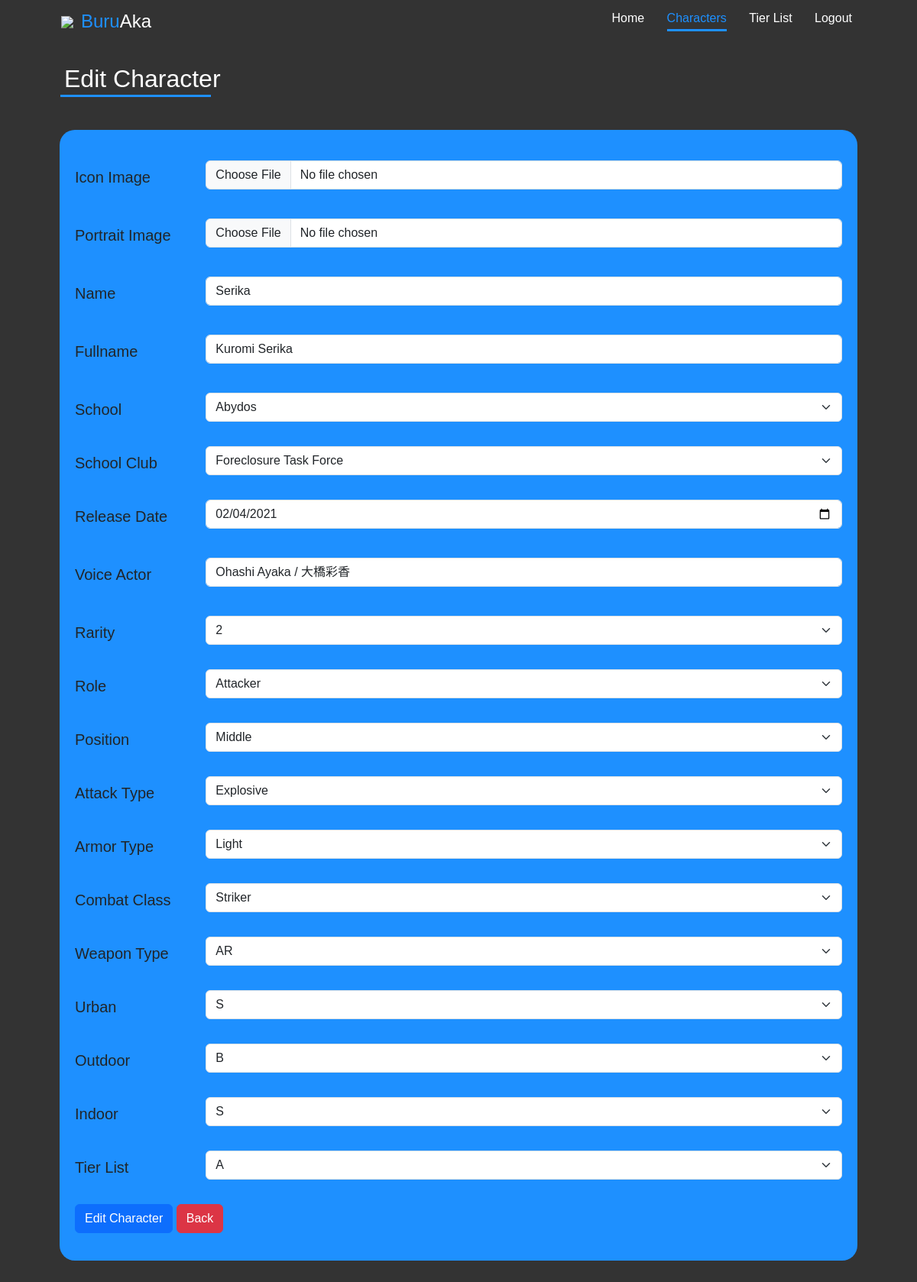
/edit_chara.php?id=3 (signed in), run on the app's committed database.
### tables this page shows
CREATE TABLE `chara` (
  `id` int(10) NOT NULL,
  `fotoicon` varchar(255) NOT NULL,
  `fotoportrait` varchar(255) NOT NULL,
  `nama` varchar(255) NOT NULL,
  `fullname` varchar(255) NOT NULL,
  `school` varchar(255) NOT NULL,
  `schoolclub` varchar(255) NOT NULL,
  `releasedate` date NOT NULL,
  `va` varchar(255) NOT NULL,
  `rarity` varchar(255) NOT NULL,
  `role` varchar(255) NOT NULL,
  `position` varchar(255) NOT NULL,
  `atktype` varchar(255) NOT NULL,
  `armortype` varchar(255) NOT NULL,
  `combatclass` varchar(255) NOT NULL,
  `weapontype` varchar(255) NOT NULL,
  `urban` varchar(255) NOT NULL,
  `outdoor` varchar(255) NOT NULL,
  `indoor` varchar(255) NOT NULL,
  `tierlist` varchar(255) NOT NULL
);

### edit_chara.php (the view, shortened to what the rows shown need)
<?php
    require "function.php";
    $id = $_GET['id'];
    $sql = mysqli_query($conn, "SELECT * FROM chara WHERE id = $id");
    $data = mysqli_fetch_array($sql);
    $school_options = array("Abydos", "Arius", "Gehenna", "Hyakkiyako", "Milenium", "Red Winter", "Shanhaijing", "SRT", "Trinity", "Valkyrie");
    $school_club_options = array("Foreclosure Task Force", "Pandemonium Society", "Prefect Team", "Problem Solver 68", "Gourmet Research Society", "School Lunch Club", "Emergency Medicine Club");
    $rarity_options = array("1", "2", "3");
    $role_options = array("Attacker", "Healer", "Support", "Tactical Support", "Tank");
    $position_options = array("Back", "Front", "Middle");
    $attack_type_options = array("Explosive", "Mystic", "Penetration");
    $armor_type_options = array("Light", "Heavy", "Special");
    $combat_class_options = array("Special", "Striker");
    $weapon_type_options = array("AR", "FT", "GL", "HG", "MG", "MT", "RG", "RL", "SG", "SMG", "SR");
    $urban_options = array("B", "A", "S");
    $outdoor_options = array("B", "A", "S");
    $indoor_options = array("B", "A", "S");
    $tier_list_options = array("S+", "S", "A", "B", "C", "D");
?>
<!DOCTYPE html>
<html lang="en">
<head>
    <link href="https://cdn.jsdelivr.net/npm/bootstrap@5.3.0-alpha3/dist/css/bootstrap.min.css" rel="stylesheet">
    <link rel="stylesheet" href="style.css">
</head>
<body>
    <div class="addchara">
        <h2>Edit Character</h2>
        <br><br>
        <div class="container">
            <form method="POST" action="" enctype="multipart/form-data">
                <div class="mb-3 pt-3 row">
                    <div class="col-sm-10">
                        <input type="text" class="form-control" id="Name" name="name" value="<?php echo $data["nama"]; ?>" required>
                    </div>
                </div>
                <div class="mb-3 pt-3 row">
                    <div class="col-sm-10">
                        <input type="text" class="form-control" id="Fullname" name="fullname" value="<?php echo $data["fullname"]; ?>" required>
                    </div>
                </div>
                <div class="mb-3 pt-3 row">
                    <div class="col-sm-10">
                        <select class="form-select form-select-md mb-3" aria-label=".form-select-lg example" name="school" required>
                            <?php
                                foreach($school_options as $sopti){
                                    if($data['school'] == $sopti){
                                        echo "<option selected value='$sopti'>$sopti</option>";
                                    }
                                    else{
                                        echo "<option value='$sopti'>$sopti</option>";
                                    }
                                }
                            ?>
                        </select>
                    </div>
                </div>
                <div class="mb-3 row">
                    <div class="col-sm-10">
                        <select class="form-select form-select-md mb-3" aria-label=".form-select-lg example" name="schoolclub" required>
                            <?php
                                foreach($school_club_options as $scopti){
                                    if($data['schoolclub'] == $scopti){
                                        echo "<option selected value='$scopti'>$scopti</option>";
                                    }
                                    else{
                                        echo "<option value='$scopti'>$scopti</option>";
                                    }
                                }
                            ?>
                        </select>
                    </div>
                </div>
                <div class="mb-3 row">
                    <div class="col-sm-10">
                        <input type="date" class="form-control" id="Releasedate" name="releasedate" value="<?php echo $data["releasedate"]; ?>" required>
                    </div>
                </div>
                <div class="mb-3 pt-3 row">
                    <div class="col-sm-10">
                        <input type="text" class="form-control" id="Va" name="va" value="<?php echo $data["va"]; ?>" required>
                    </div>
                </div>
                <div class="mb-3 pt-3 row">
                    <div class="col-sm-10">
                        <select class="form-select form-select-md mb-3" aria-label=".form-select-lg example" name="rarity" required>
                            <?php
                                foreach($rarity_options as $ropti){
                                    if($data['rarity'] == $ropti){
                                        echo "<option selected value='$ropti'>$ropti</option>";
                                    }
                                    else{
                                        echo "<option value='$ropti'>$ropti</option>";
                                    }
                                }
                            ?>
                        </select>
                    </div>
                </div>
                <div class="mb-3 row">
                    <div class="col-sm-10">
                        <select class="form-select form-select-md mb-3" aria-label=".form-select-lg example" name="role" required>
                            <?php
                                foreach($role_options as $roopti){
                                    if($data['role'] == $roopti){
                                        echo "<option selected value='$roopti'>$roopti</option>";
                                    }
                                    else{
                                        echo "<option value='$roopti'>$roopti</option>";
                                    }
                                }
                            ?>
                        </select>
                    </div>
                </div>
                <div class="mb-3 row">
                    <div class="col-sm-10">
                        <select class="form-select form-select-md mb-3" aria-label=".form-select-lg example" name="position" required>
                            <?php
                                foreach($position_options as $popti){
                                    if($data['position'] == $popti){
                                        echo "<option selected value='$popti'>$popti</option>";
                                    }
                                    else{
                                        echo "<option value='$popti'>$popti</option>";
                                    }
                                }
                            ?>
                        </select>
                    </div>
                </div>
                <div class="mb-3 row">
                    <div class="col-sm-10">
                        <select class="form-select form-select-md mb-3" aria-label=".form-select-lg example" name="atktype" required>
                            <?php
                                foreach($attack_type_options as $atopti){
                                    if($data['atktype'] == $atopti){
                                        echo "<option selected value='$atopti'>$atopti</option>";
                                    }
                                    else{
                                        echo "<option value='$atopti'>$atopti</option>";
                                    }
                                }
                            ?>
                        </select>
                    </div>
                </div>
                <div class="mb-3 row">
                    <div class="col-sm-10">
                        <select class="form-select form-select-md mb-3" aria-label=".form-select-lg example" name="armortype" required>
                            <?php
                                foreach($armor_type_options as $atyopti){
                                    if($data['armortype'] == $atyopti){
                                        echo "<option selected value='$atyopti'>$atyopti</option>";
                                    }
                                    else{
                                        echo "<option value='$scopti'>$atyopti</option>";
                                    }
                                }
                            ?>
                        </select>
                    </div>
                </div>
                <div class="mb-3 row">
                    <div class="col-sm-10">
                        <select class="form-select form-select-md mb-3" aria-label=".form-select-lg example" name="combatclass" required>
                            <?php
                                foreach($combat_class_options as $ccopti){
                                    if($data['combatclass'] == $ccopti){
                                        echo "<option selected value='$ccopti'>$ccopti</option>";
                                    }
                                    else{
                                        echo "<option value='$ccopti'>$ccopti</option>";
                                    }
                                }
                            ?>
                        </select>
                    </div>
                </div>
                <div class="mb-3 row">
                    <div class="col-sm-10">
                        <select class="form-select form-select-md mb-3" aria-label=".form-select-lg example" name="weapontype" required>
                            <?php
                                foreach($weapon_type_options as $wtopti){
                                    if($data['weapontype'] == $wtopti){
                                        echo "<option selected value='$wtopti'>$wtopti</option>";
                                    }
                                    else{
                                        echo "<option value='$wtopti'>$wtopti</option>";
                                    }
                                }
                            ?>
                        </select>
                    </div>
                </div>
                <div class="mb-3 row">
                    <div class="col-sm-10">
                        <select class="form-select form-select-md mb-3" aria-label=".form-select-lg example" name="urban" required>
                            <?php
                                foreach($urban_options as $uopti){
                                    if($data['urban'] == $uopti){
                                        echo "<option selected value='$uopti'>$uopti</option>";
                                    }
                                    else{
                                        echo "<option value='$uopti'>$uopti</option>";
                                    }
                                }
                            ?>
                        </select>
                    </div>
                </div>
                <div class="mb-3 row">
                    <div class="col-sm-10">
                        <select class="form-select form-select-md mb-3" aria-label=".form-select-lg example" name="outdoor" required>
                            <?php
                                foreach($outdoor_options as $oopti){
                                    if($data['outdoor'] == $oopti){
                                        echo "<option selected value='$oopti'>$oopti</option>";
                                    }
                                    else{
                                        echo "<option value='$oopti'>$oopti</option>";
                                    }
                                }
                            ?>
                        </select>
                    </div>
                </div>
                <div class="mb-3 row">
                    <div class="col-sm-10">
                        <select class="form-select form-select-md mb-3" aria-label=".form-select-lg example" name="indoor" required>
                            <?php
                                foreach($indoor_options as $iopti){
                                    if($data['indoor'] == $iopti){
                                        echo "<option selected value='$iopti'>$iopti</option>";
                                    }
                                    else{
                                        echo "<option value='$iopti'>$iopti</option>";
                                    }
                                }
                            ?>
                        </select>
                    </div>
                </div>
                <div class="mb-3 row">
                    <div class="col-sm-10">
                        <select class="form-select form-select-md mb-3" aria-label=".form-select-lg example" name="tierlist" required>
                            <?php
                                foreach($tier_list_options as $tlopti){
                                    if($data['tierlist'] == $tlopti){
                                        echo "<option selected value='$tlopti'>$tlopti</option>";
                                    }
                                    else{
                                        echo "<option value='$tlopti'>$tlopti</option>";
                                    }
                                }
                            ?>
                        </select>
                    </div>
                </div>
            </form>
        </div>
    </div>
</body>
</html>

### data on the page
chara: name "Serika", fullname "Kuromi Serika", school "Abydos", schoolclub "Foreclosure Task Force", releasedate "02/04/2021", va "Ohashi Ayaka / 大橋彩香", rarity "2", role "Attacker", position "Middle", atktype "Explosive", armortype "Light", combatclass "Striker", weapontype "AR", urban "S", outdoor "B", indoor "S", tierlist "A"
